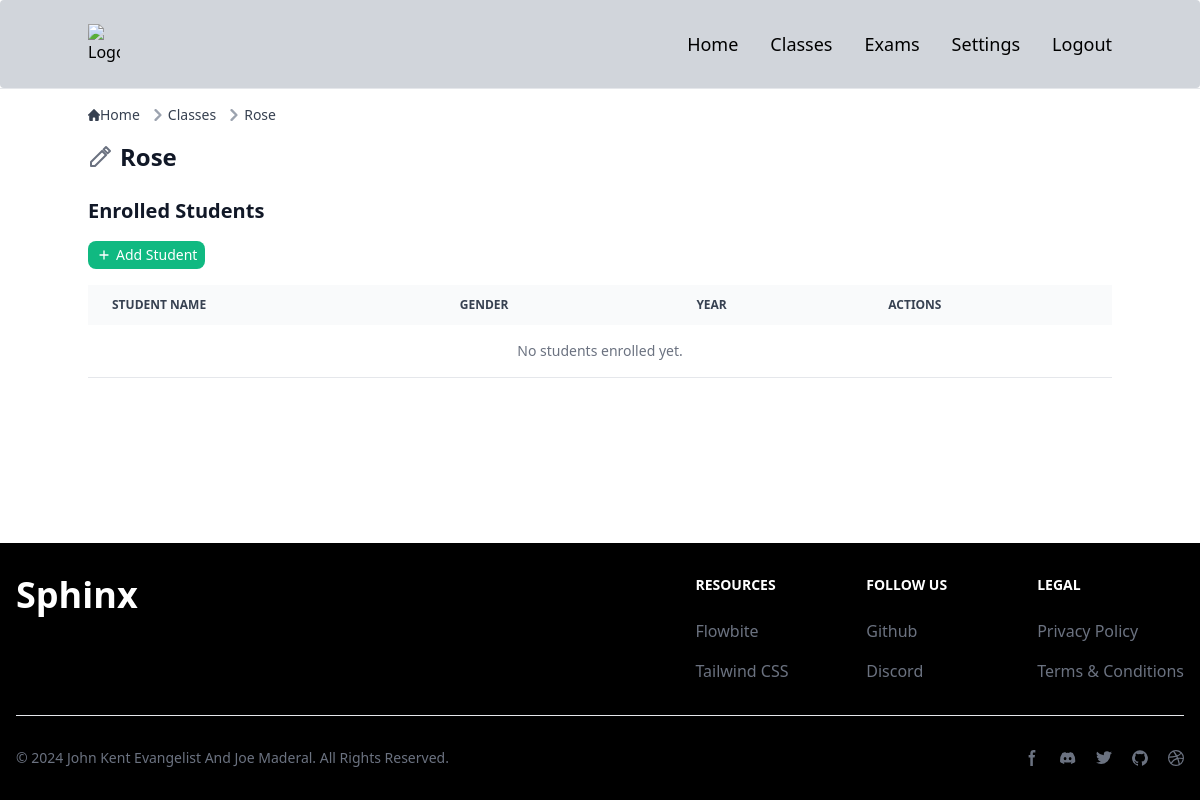
/classes/21/ (signed in), run on an earlier commit of the app's database.
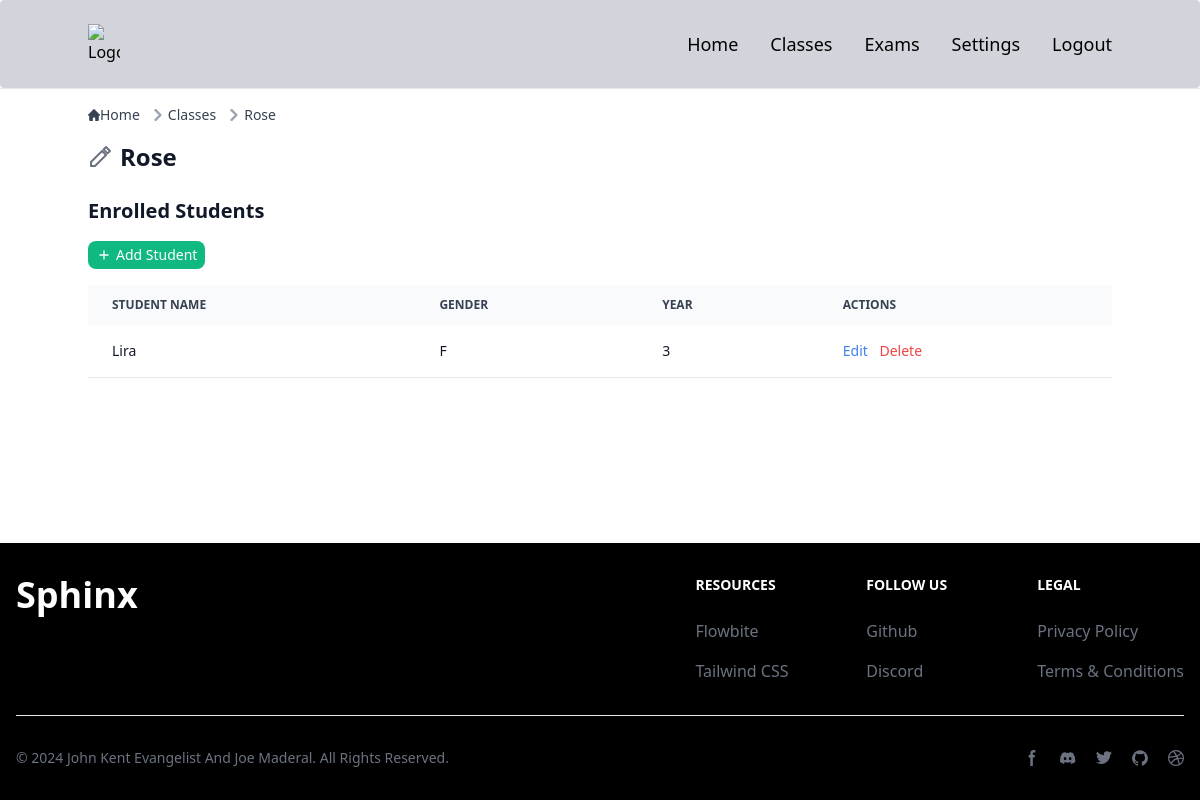
And on a later commit of the database.
### smartscoreapp/models.py (models this page shows, shortened)
class Student(models.Model):
    GENDER_CHOICES = [
        ('M', 'Male'),
        ('F', 'Female'),
        ('O', 'Other'),
    ]
    name = models.CharField(max_length=100)
    year = models.IntegerField()
    gender = models.CharField(max_length=1, choices=GENDER_CHOICES)
    assigned_class = models.ForeignKey(Class, on_delete=models.CASCADE, related_name='students')

### smartscoreapp/views.py (the view)
# urls.py: path('classes/<int:class_id>/', class_detail_view, name='class_detail'),
@login_required
def class_detail_view(request, class_id):
    user_instance = request.user  # Get the logged-in User instance
    class_instance = get_object_or_404(Class, id=class_id)
    if class_instance.user != user_instance:
        raise PermissionDenied("You are not authorized to view this class.")
    students = Student.objects.filter(assigned_class=class_instance)
    context = {
        'class': class_instance,
        'students': students,
    }
    return render(request, 'class_detail.html', context)

### templates/classes/class_detail.html (shortened to what this page needs)
{% extends "base.html" %}
{% block content %}
  <nav class="flex mb-4" aria-label="Breadcrumb">
    <ol class="inline-flex items-center space-x-1 md:space-x-2 rtl:space-x-reverse">
      <li class="inline-flex items-center">
        <a href="{% url 'index' %}" class="inline-flex items-center text-sm font-medium text-gray-700 hover:text-blue-600 dark:text-gray-400 dark:hover:text-white">
          Home
        </a>
      </li>
      <li class="flex items-center">
        <svg class="rtl:rotate-180 w-3 h-3 text-gray-400 mx-1" aria-hidden="true" xmlns="http://www.w3.org/2000/svg" fill="none" viewBox="0 0 6 10">
          <path stroke="currentColor" stroke-linecap="round" stroke-linejoin="round" stroke-width="2" d="m1 9 4-4-4-4"/>
        </svg>
        <a href="{% url 'classes' %}" class="text-sm font-medium text-gray-700 hover:text-blue-600 dark:text-gray-400 dark:hover:text-white">Classes</a>
      </li>
      <li class="flex items-center">
        <svg class="rtl:rotate-180 w-3 h-3 text-gray-400 mx-1" aria-hidden="true" xmlns="http://www.w3.org/2000/svg" fill="none" viewBox="0 0 6 10">
          <path stroke="currentColor" stroke-linecap="round" stroke-linejoin="round" stroke-width="2" d="m1 9 4-4-4-4"/>
        </svg>
        <span class="text-sm font-medium text-gray-700 dark:text-gray-400">{{ class.name }}</span>
      </li>
    </ol>
  </nav>
  <div class="mb-6 flex items-center cursor-pointer" onclick="openUpdateClassModal()">
    <h1 class="text-2xl font-semibold text-gray-900 dark:text-white" onclick="openUpdateClassModal()">{{ class.name }}</h1>
  </div>
  <h2 class="text-xl font-semibold text-gray-900 dark:text-white mb-4">Enrolled Students</h2>
  <div class="mb-4">
    <button
      class="flex items-center text-sm text-white bg-green-500 hover:bg-green-600 px-2 py-1 rounded-lg focus:outline-none"
      onclick="openAddStudentModal()">
      <svg class="w-4 h-4 mr-1" fill="none" stroke="currentColor" viewBox="0 0 24 24" xmlns="http://www.w3.org/2000/svg">
        <path stroke-linecap="round" stroke-linejoin="round" stroke-width="2" d="M12 6v6m0 0v6m0-6h6m-6 0H6"></path>
      </svg>
      Add Student
    </button>
  </div>
<div class="relative overflow-x-auto mb-6">
  <table class="w-full text-sm text-left rtl:text-right text-gray-500 dark:text-gray-400">
    <thead class="text-xs text-gray-700 uppercase bg-gray-50 dark:bg-gray-700 dark:text-gray-400">
      <tr>
        <th scope="col" class="px-6 py-3">Student Name</th>
        <th scope="col" class="px-6 py-3">Gender</th>
        <th scope="col" class="px-6 py-3">Year</th>
        <th scope="col" class="px-6 py-3">Actions</th>
      </tr>
    </thead>
    <tbody>
      {% for student in students %}
        <tr class="bg-white border-b dark:bg-gray-800 dark:border-gray-700">
          <td class="px-6 py-4 font-medium text-gray-900 dark:text-white">{{ student.name }}</td>
          <td class="px-6 py-4 text-gray-900 dark:text-white">{{ student.gender }}</td>
          <td class="px-6 py-4 text-gray-900 dark:text-white">{{ student.year }}</td>
          <td class="px-6 py-4">
            <button class="text-blue-500 hover:text-blue-600 dark:text-blue-400 dark:hover:text-blue-500 mr-2"
              onclick="openEditModal('{{ student.id }}', '{{ student.name }}', '{{ student.gender }}', '{{ student.year }}')">Edit</button>
            <button class="text-red-500 hover:text-red-600 dark:text-red-400 dark:hover:text-red-500"
              onclick="openDeleteModal('{{ student.id }}', '{{ student.name }}')">Delete</button>
          </td>
        </tr>
      {% empty %}
        <tr class="bg-white border-b dark:bg-gray-800 dark:border-gray-700">
          <td colspan="4" class="px-6 py-4 text-center text-gray-500 dark:text-gray-400">No students enrolled yet.</td>
        </tr>
      {% endfor %}
    </tbody>
  </table>
</div>
{% endblock %}

What changed in the data, as far as the page shows it:
added Student: name "Lira", gender "F", year "3"
Also different on the page:
text no longer shown: "No students enrolled yet."
